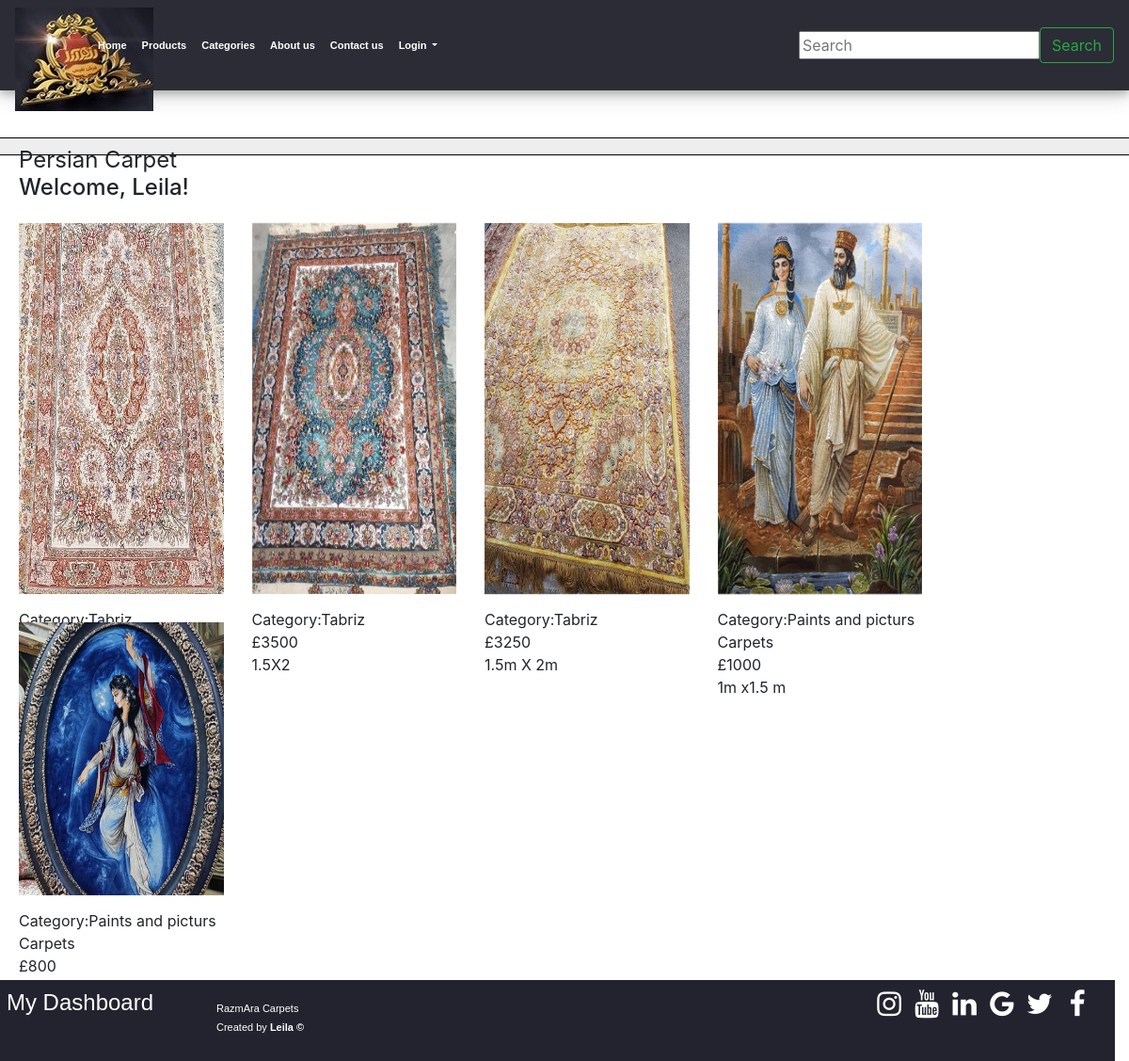
Screenshot of /htdocs/tabrizcarpets.php (signed in) with the database file from the repository.
### tables this page shows
CREATE TABLE `users` (
  `user_id` int(10) UNSIGNED NOT NULL,
  `first_name` varchar(100) NOT NULL,
  `last_name` varchar(100) NOT NULL,
  `email` varchar(100) DEFAULT NULL,
  `address` varchar(100) DEFAULT NULL,
  `city` varchar(100) DEFAULT NULL,
  `country` varchar(100) DEFAULT NULL,
  `phone` int(11) DEFAULT NULL,
  `password` varchar(100) NOT NULL,
  `role_id` int(10) UNSIGNED DEFAULT NULL,
  `active` varchar(100) NOT NULL,
  `registration_date` date DEFAULT NULL
);

CREATE TABLE `products` (
  `product_id` int(10) UNSIGNED NOT NULL,
  `category_id` int(10) UNSIGNED DEFAULT NULL,
  `name` varchar(100) NOT NULL,
  `price` double NOT NULL,
  `photo` varchar(200) DEFAULT NULL,
  `size` char(20) DEFAULT NULL,
  `detail` varchar(500) DEFAULT NULL
);

CREATE TABLE `category` (
  `category_id` int(10) UNSIGNED NOT NULL,
  `name` varchar(100) NOT NULL,
  `discription` varchar(500) NOT NULL
);

### htdocs/tabrizcarpets.php (the view, shortened to what this page needs)
<?php
require('../mysqli_connect.php');
if (isset($_SESSION['uid'])) {
  $sql="SELECT first_name from users WHERE user_id=:uid";
  $statement=$dbc->prepare($sql);
  $statement->bindParam(':uid',$_SESSION['uid']);
  $statement->execute();
  $record=$statement->fetch();
  echo '<h4>Welcome';
  echo ", {$record['first_name']}";
  echo '!</h4>';
}
$q = "SELECT p.name, p.price, p.size, p.photo, c.name FROM products AS p INNER JOIN category AS c ON p.category_id=c.category_id";
$r = $dbc->query($q);
$num =$r->rowCount();
if($num > 0){
  echo '<div class="row carpets" id="carpets">';
  while ($row=$r->fetch()){
echo '
      <div class="col-md-3 carpet ">
         <img src=" '. $row["photo"].' " class="image">
          Category:'. $row["name"].' </br>
          £'. $row["price"].'</br>
          '. $row["size"].'
         <div class="middle">
             <a class="text" href="./carpet.php?id=1" role="button">Tbriz Carpets</a>
         </div>
      </div>
    ';
  }
  echo '</div>';
}
?>

### htdocs/includes/style.css (style rules this page uses)
body { margin:0px; padding:0px; font-family:verdana, arial, helvetica, sans-serif; color:#333; background-color:white; }
p { font:11px/20px verdana, arial, helvetica, sans-serif; margin:0px 0px 16px 0px; padding:0px; }
a { color:#09c; font-size:11px; text-decoration:none; font-weight:600; font-family:verdana, arial, helvetica, sans-serif; }
a:link { color:#09c; }
#Header { font-size:24px; margin:50px 0px 10px 0px; padding:17px 0px 0px 20px; height:33px; border-style:solid; border-color:black; border-width:1px 0px; line-height:11px; background-color:#eee; voice-family: "\" }
#Content { margin:0px 210px 50px 10px; padding:10px; }

### htdocs/style.css (style rules this page uses)
#header { z-index: 10000; left: 0px; width: 100%; position: reletive; top: 0px; margin-bottom:20px; background-color:#2B2C35; box-shadow: 0 4px 8px 0 rgba(0, 0, 0, 0.2), 0 6px 20px 0 rgba(0, 0, 0, 0.19); }
#header a { color: white; }
@media only screen and (max-device-width: 1000px) { #RazmAraCarpet { width: 80px; height:80px; } }
li a { display: block; color: rgba(255, 255, 255, 0.712); text-align: center; padding: 14px 16px; text-decoration: none; }
.carpets .carpet { display: inline-block; }
.carpets img { padding-bottom: 15px; padding-top: 15px; max-height: 100vh; }
.carpets .image { opacity: 1; display: block; width: 100%; height: 100%; transition: .5s ease; backface-visibility: hidden; }
.footer { background-color: rgb(35,35,47); text-align: center; position: absolute; width: 100%; height: auto; color: white; margin-top: 15px; padding-top: 10px; padding-bottom: 10px; }
.footer p { margin-top: 10px; text-align: left; float: left; margin-left: 30px; }
.footer a { color: white; }
.footer .fa { color: white; font-size: 30px; width: 30px; height: 30px; margin-right: 10px; margin-bottom: 5px; text-align: center; text-decoration: none; float: right; }

### rows the page displays
users: first_name "Leila"
products: photo (picture)
products: photo (picture), category.name "Tabriz", price "3500", size "1.5X2"
products: photo (picture), category.name "Tabriz", price "3250", size "1.5m X 2m"
products: photo (picture), category.name "Paints and picturs Carpets", price "1000", size "1m x1.5 m"
products: photo (picture), category.name "Paints and picturs Carpets", price "800"
